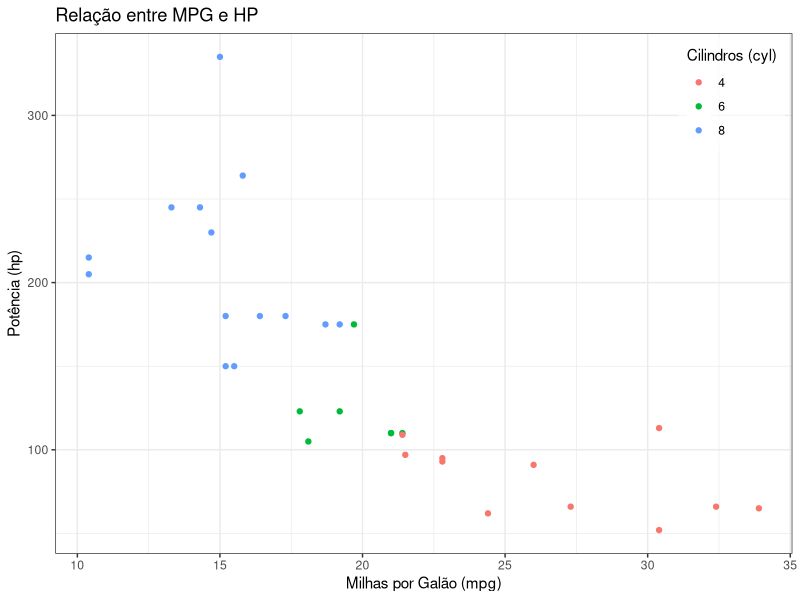
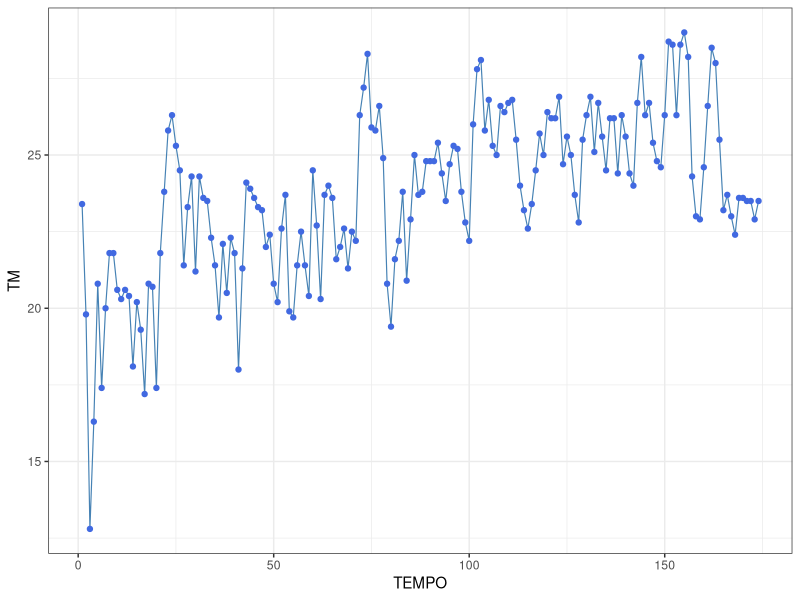

These figures' R source, in order:
## ---- chunk 1
knitr::opts_chunk$set(echo = TRUE)
## ---- chunk 2
library(ggplot2)
## ---- chunk 3
data = mtcars
head(data)
## ---- chunk 4
ggplot(data = mtcars,
       aes(
         x = mpg, y = hp
       )) +
  geom_point(aes(color=factor(cyl))) +
  labs(title = "Relação entre MPG e HP",
       x = "Milhas por Galão (mpg)",
       y = "Potência (hp)",
       color = "Cilindros (cyl)") + 
  theme_bw() +
  theme(
    legend.position = c(.99, .99),
    legend.justification = c("right", "top"),
    legend.box.just = "right",
    legend.margin = margin(6, 6, 6, 6),
    legend.background=element_rect(fill = alpha("white", 0.6))
  )
## ---- chunk 5
TM=c(23.4,19.8,12.8,16.3,20.8,17.4,20.0,21.8,21.8,20.6,20.3,20.6,20.4,18.1,20.2,19.3,17.2,20.8,
     20.7,17.4,21.8,23.8,25.8,26.3,25.3,24.5,21.4,23.3,24.3,21.2,24.3,23.6,23.5,22.3,21.4,19.7,
     22.1,20.5,22.3,21.8,18.0,21.3,24.1,23.9,23.6,23.3,23.2,22.0,22.4,20.8,20.2,22.6,23.7,19.9,
     19.7,21.4,22.5,21.4,20.4,24.5,22.7,20.3,23.7,24.0,23.6,21.6,22.0,22.6,21.3,22.5,22.2,26.3,
     27.2,28.3,25.9,25.8,26.6,24.9,20.8,19.4,21.6,22.2,23.8,20.9,22.9,25.0,23.7,23.8,24.8,24.8,
     24.8,25.4,24.4,23.5,24.7,25.3,25.2,23.8,22.8,22.2,26.0,27.8,28.1,25.8,26.8,25.3,25.0,26.6,
     26.4,26.7,26.8,25.5,24.0,23.2,22.6,23.4,24.5,25.7,25.0,26.4,26.2,26.2,26.9,24.7,25.6,25.0,
     23.7,22.8,25.5,26.3,26.9,25.1,26.7,25.6,24.5,26.2,26.2,24.4,26.3,25.6,24.4,24.0,26.7,28.2,
     26.3,26.7,25.4,24.8,24.6,26.3,28.7,28.6,26.3,28.6,29.0,28.2,24.3,23.0,22.9,24.6,26.6,28.5,
     28.0,25.5,23.2,23.7,23.0,22.4,23.6,23.6,23.5,23.5,22.9,23.5)
UR=c(68,93,86,55,54,51,45,43,55,54,58,57,64,89,73,80,96,71,86,95,74,62,49,43,51,62,86,73,64,95,
     68,77,86,93,76,63,69,94,88,89,88,67,76,84,71,88,83,83,74,54,51,61,74,97,94,97,66,58,65,56,
     82,93,66,64,67,65,67,67,63,62,76,51,57,54,80,65,65,65,93,88,63,68,65,98,83,64,67,62,59,78,
     75,70,63,62,53,46,42,55,60,51,51,47,42,60,62,77,74,58,63,67,66,83,81,87,95,80,71,68,74,69,
     75,74,75,90,86,91,91,98,84,81,74,82,69,77,84,78,74,87,75,80,89,90,77,73,82,80,82,75,79,70,
     61,63,74,63,58,62,76,76,74,69,64,56,61,86,94,85,78,91,82,80,81,85,89,84)
TEMPO=c(1:174)

dados <- data.frame(TEMPO, TM, UR)
## ---- chunk 6
ggplot(data = dados,
       aes(x = TEMPO,
           y = TM)) +
  geom_line(color="steelblue", size=0.4) +
  geom_point(color="royalblue") +
  theme_bw()
